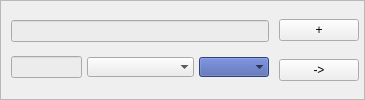
            <widget class="QFrame" name="frame_6">
             <property name="styleSheet">
              <string notr="true"/>
             </property>
             <property name="frameShape">
              <enum>QFrame::StyledPanel</enum>
             </property>
             <property name="frameShadow">
              <enum>QFrame::Raised</enum>
             </property>
             <property name="info" stdset="0">
              <bool>true</bool>
             </property>
             <layout class="QHBoxLayout" name="horizontalLayout_54" stretch="15,1">
              <property name="spacing">
               <number>5</number>
              </property>
              <property name="sizeConstraint">
               <enum>QLayout::SetMinimumSize</enum>
              </property>
              <property name="leftMargin">
               <number>5</number>
              </property>
              <property name="topMargin">
               <number>5</number>
              </property>
              <property name="rightMargin">
               <number>5</number>
              </property>
              <property name="bottomMargin">
               <number>5</number>
              </property>
              <item>
               <widget class="QWidget" name="info_6" native="true">
                <layout class="QVBoxLayout" name="verticalLayout_14" stretch="0,0">
                 <property name="spacing">
                  <number>5</number>
                 </property>
                 <property name="leftMargin">
                  <number>5</number>
                 </property>
                 <property name="topMargin">
                  <number>5</number>
                 </property>
                 <property name="rightMargin">
                  <number>5</number>
                 </property>
                 <property name="bottomMargin">
                  <number>5</number>
                 </property>
                 <item>
                  <widget class="QLineEdit" name="title_6">
                   <property name="styleSheet">
                    <string notr="true">background-color:#ececec;</string>
                   </property>
                   <property name="readOnly">
                    <bool>true</bool>
                   </property>
                   <property name="noborder" stdset="0">
                    <bool>true</bool>
                   </property>
                   <property name="title" stdset="0">
                    <bool>true</bool>
                   </property>
                  </widget>
                 </item>
                 <item>
                  <layout class="QHBoxLayout" name="dau_6" stretch="2,3,1">
                   <item>
                    <widget class="QLineEdit" name="date_6">
                     <property name="styleSheet">
                      <string notr="true">background-color: #ececec;</string>
                     </property>
                     <property name="frame">
                      <bool>true</bool>
                     </property>
                     <property name="readOnly">
                      <bool>true</bool>
                     </property>
                     <property name="noborder" stdset="0">
                      <bool>true</bool>
                     </property>
                    </widget>
                   </item>
                   <item>
                    <widget class="QComboBox" name="author_6">
                     <property name="focusPolicy">
                      <enum>Qt::StrongFocus</enum>
                     </property>
                     <property name="styleSheet">
                      <string notr="true">background-color: #ececec;</string>
                     </property>
                     <property name="maxVisibleItems">
                      <number>5</number>
                     </property>
                     <property name="frame">
                      <bool>false</bool>
                     </property>
                     <property name="readOnly" stdset="0">
                      <bool>true</bool>
                     </property>
                     <property name="noboder" stdset="0">
                      <bool>true</bool>
                     </property>
                    </widget>
                   </item>
                   <item>
                    <widget class="QComboBox" name="url_6">
                     <property name="mouseTracking">
                      <bool>false</bool>
                     </property>
                     <property name="focusPolicy">
                      <enum>Qt::StrongFocus</enum>
                     </property>
                     <property name="contextMenuPolicy">
                      <enum>Qt::DefaultContextMenu</enum>
                     </property>
                     <property name="styleSheet">
                      <string notr="true">background-color: rgb(69, 92, 168);</string>
                     </property>
                     <property name="maxVisibleItems">
                      <number>5</number>
                     </property>
                     <property name="minimumContentsLength">
                      <number>0</number>
                     </property>
                     <property name="frame">
                      <bool>false</bool>
                     </property>
                     <property name="noborder" stdset="0">
                      <bool>true</bool>
                     </property>
                     <property name="readOnly" stdset="0">
                      <bool>true</bool>
                     </property>
                    </widget>
                   </item>
                  </layout>
                 </item>
                </layout>
               </widget>
              </item>
              <item>
               <layout class="QVBoxLayout" name="button_layout_6">
                <property name="spacing">
                 <number>5</number>
                </property>
                <item>
                 <widget class="QPushButton" name="buttonAdd_6">
                  <property name="text">
                   <string>+</string>
                  </property>
                  <property name="red" stdset="0">
                   <bool>true</bool>
                  </property>
                 </widget>
                </item>
                <item>
                 <widget class="QPushButton" name="buttonGo_6">
                  <property name="text">
                   <string>-&gt;</string>
                  </property>
                  <property name="green" stdset="0">
                   <bool>true</bool>
                  </property>
                 </widget>
                </item>
               </layout>
              </item>
             </layout>
            </widget>
